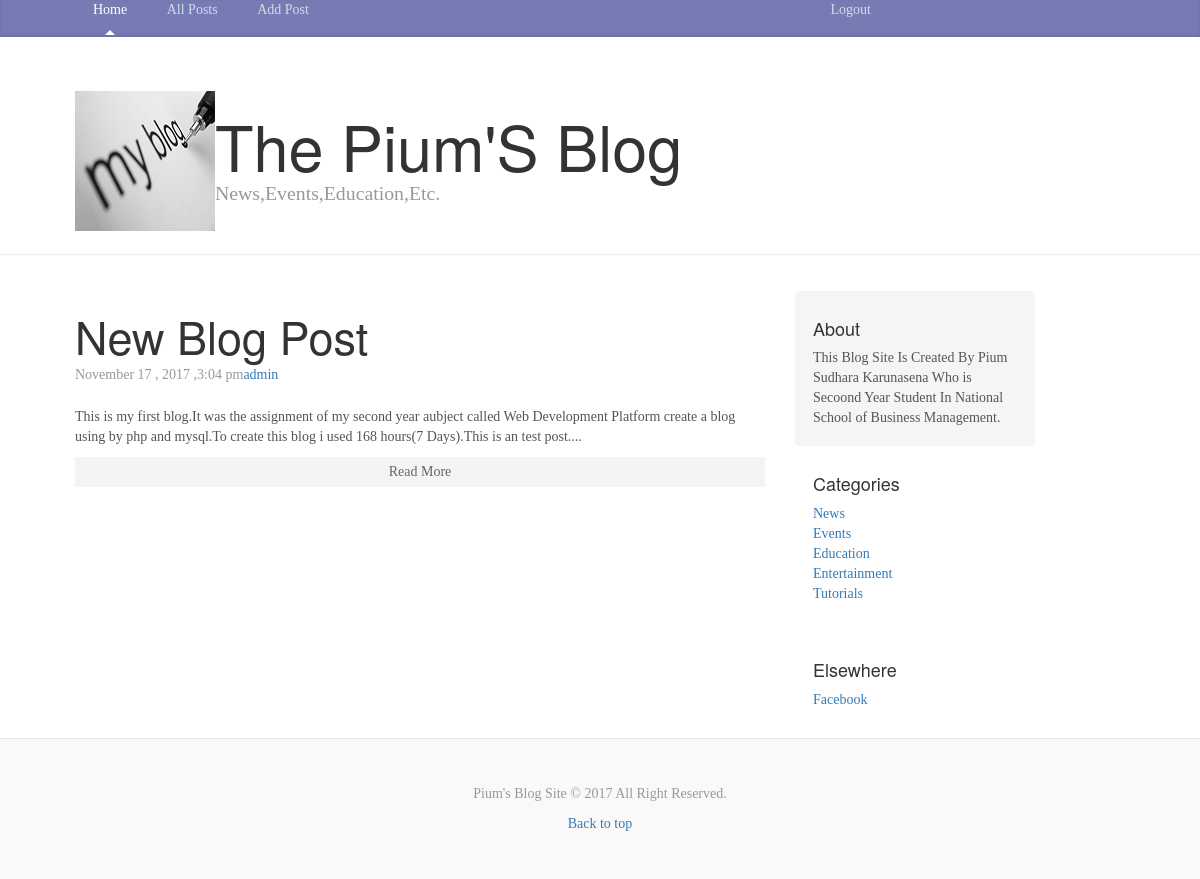
/posts.php, run on the app's committed database.
### tables this page shows
CREATE TABLE `posts` (
  `id` int(11) NOT NULL,
  `category` int(11) NOT NULL,
  `title` varchar(255) NOT NULL,
  `body` text NOT NULL,
  `author` varchar(255) NOT NULL,
  `tags` varchar(255) NOT NULL,
  `date` timestamp NOT NULL DEFAULT CURRENT_TIMESTAMP
);

CREATE TABLE `categories` (
  `id` int(111) NOT NULL,
  `name` varchar(255) NOT NULL
);

### libraries/Database.php (called while the page is built, shortened)
<?php
class Database
{
	public $host = DB_HOST;
	public $username = DB_USER;
	public $password = DB_PASS;
	public $db_name = DB_NAME;
	public $link;
	private function connect()
	{
		$this->link = new mysqli($this->host,$this->username,$this->password,$this->db_name);
	}
	public function select($query)
	{
		$result = $this->link->query($query) or die ($this->link.__LINE__);
		if($result->num_rows > 0)
		{
			return $result;
		}
		else
		{
			return false;
		}
	}
}
?>

### helpers/format_helper.php (called while the page is built)
<?php
function formatDate($date)
{
	return date('F j , Y ,g:i a',strtotime($date));
}
function shortenText($text, $chars =450)
{
	$text = $text." ";
	$text = substr($text, 0, $chars);
	$text = substr($text, 0, strrpos($text,' '));
	$text = $text."...";
	return $text;
}
?>

### config/config.php (called while the page is built, shortened)
<?php
  $site_description = 'This Blog Site Is Created By Pium Sudhara Karunasena Who is Secoond Year Student In National School of Business Management.';
?>

### posts.php (the view)
<?php include 'includes/header.php'; ?>
<?php
  $db=new Database();
  if(isset($_GET['category']))
  {
     $category = $_GET['category'];
     $query = "SELECT * FROM posts WHERE category = ".$category;
     $posts = $db->select($query);
  }
  else
  {
     $query = "SELECT * FROM posts ORDER BY id DESC ";
     $posts = $db->select($query);
  }
  $query = "SELECT * FROM categories";
  $categories = $db->select($query);
?>
<?php if($posts) : ?>
   <?php while($row = $posts->fetch_assoc()) : ?>
<div class="blog-post">
            <h2 class="blog-post-title"><?php echo $row['title']; ?></h2>
            <p class="blog-post-meta"><?php echo formatDate($row['date']); ?><a href="#"><?php echo $row['author']; ?></a></p>
            <?php echo shortenText($row['body']); ?>
            <a class="readmore" href="post.php?id=<?php echo urlencode($row['id']); ?>">Read More</a>
          </div>
  <?php endwhile; ?>
<?php else : ?>
   <p>There are no posts yet.</p>
<?php endif; ?>
<?php include 'includes/footer.php'; ?>

### includes/header.php (shortened to what this page needs)
<?php include 'config/config.php'; ?>
<?php include 'libraries/Database.php'; ?>
<?php include 'helpers/format_helper.php'; ?>
<!DOCTYPE html>
<html lang="en">
  <head>
    <link href="css/bootstrap.css" rel="stylesheet">
    <link href="css/custom.css" rel="stylesheet">
  </head>
  <body>
    <div class="blog-masthead">
      <div class="container">
        <nav class="nav">
          <a class="nav-link active" href="index.php">Home</a>
          <a class="nav-link" href="posts.php">All Posts</a>
          <a class="nav-link" href="add_post.php">Add Post</a>
          <a style="padding-left:500px" class="nav-link" href="logout.php" padding-left:50p;>Logout</a>
        </nav>
      </div>
    </div>
    <div class="blog-header">
      <div class="container">
      <div class="logo"><img src="images/logo.png"></div>
        <h1 class="blog-title">The Pium'S Blog</h1>
        <p class="lead blog-description">News,Events,Education,Etc.</p>
      </div>
    </div>
    <div class="container">
      <div class="row">
        <div class="col-sm-8 blog-main">

### includes/footer.php (shortened to what this page needs)
        </div>
        <div class="col-sm-3 offset-sm-1 blog-sidebar">
          <div class="sidebar-module sidebar-module-inset">
            <h4>About</h4>
            <p><?php echo $site_description; ?></p>
          </div>
          <div class="sidebar-module">
            <h4>Categories</h4>
          <?php if($categories) : ?>
            <ol class="list-unstyled">
          <?php while($row = $categories->fetch_assoc()) : ?>
              <li><a href="posts.php?category=<?php echo $row['id']; ?>"><?php echo $row['name']; ?></a></li>
          <?php endwhile; ?>
            </ol>
          <?php else : ?>
            <p>Thre are no categories yet.</p>
          <?php endif; ?>
          </div>
          <div class="sidebar-module">
            <h4>Elsewhere</h4>
            <ol class="list-unstyled">
              <li><a href="#">Facebook</a></li>
            </ol>
          </div>
        </div>
      </div>
    </div>
    <footer class="blog-footer">
      <p>Pium's Blog Site &copy; 2017 All Right Reserved.</p>
      <p>
        <a href="#">Back to top</a>
      </p>
    </footer>
  </body>
</html>

### css/custom.css (style rules this page uses)
@media (min-width: 48em) { html { font-size: 18px; } }
body { font-family: Georgia, "Times New Roman", Times, serif; color: #555; }
h1, .h1, h2, .h2, h3, .h3, h4, .h4, h5, .h5, h6, .h6 { font-family: "Helvetica Neue", Helvetica, Arial, sans-serif; font-weight: normal; color: #333; }
.container { max-width: 60rem; }
.blog-masthead { margin-bottom: 3rem; background-color: #777bb4; -webkit-box-shadow: inset 0 -.1rem .25rem rgba(0,0,0,.1); box-shadow: inset 0 -.1rem .25rem rgba(0,0,0,.1); }
.nav-link { position: relative; padding: 1rem; font-weight: 500; color: #cdddeb; }
.nav-link.active { color: #fff; }
.nav-link.active:after { position: absolute; bottom: 0; left: 50%; width: 0; height: 0; margin-left: -.3rem; vertical-align: middle; content: ""; border-right: .3rem solid transparent; border-bottom: .3rem solid; border-left: .3rem solid transparent; }
.blog-header { padding-bottom: 1.25rem; margin-bottom: 2rem; border-bottom: .05rem solid #eee; }
.blog-title { margin-bottom: 0; font-size: 2rem; font-weight: normal; }
.blog-description { font-size: 1.1rem; color: #999; }
@media (min-width: 40em) { .blog-title { font-size: 3.5rem; } }
.sidebar-module { padding: 1rem; }
.sidebar-module-inset { padding: 1rem; background-color: #f5f5f5; border-radius: .25rem; }
.sidebar-module-inset p:last-child, .sidebar-module-inset ul:last-child, .sidebar-module-inset ol:last-child { margin-bottom: 0; }
.blog-post { margin-bottom: 4rem; }
.blog-post-title { margin-bottom: .25rem; font-size: 2.5rem; }
.blog-post-meta { margin-bottom: 1.25rem; color: #999; }
.blog-footer { padding: 2.5rem 0; color: #999; text-align: center; background-color: #f9f9f9; border-top: .05rem solid #e5e5e5; }
.blog-footer p:last-child { margin-bottom: 0; }
.logo { float:left; }
.readmore { display:block; text-align:center; padding:5px; background:#f4f4f4; margin-top:10px; color:#666; }

### data on the page
posts: title "New Blog Post", date "November 17 , 2017 ,3:04 pm", author "admin", body "This is my first blog.It was the assignment of my second year aubject called Web Development Platform create a blog using by php and mysql.To create this blog i used 168 hours(7 Days).This is an test post...."
categories: name "News"
categories: name "Events"
categories: name "Education"
categories: name "Entertainment"
categories: name "Tutorials"

### other printed values
$site_description "This Blog Site Is Created By Pium Sudhara Karunasena Who is Secoond Year Student In National School of Business Management."
